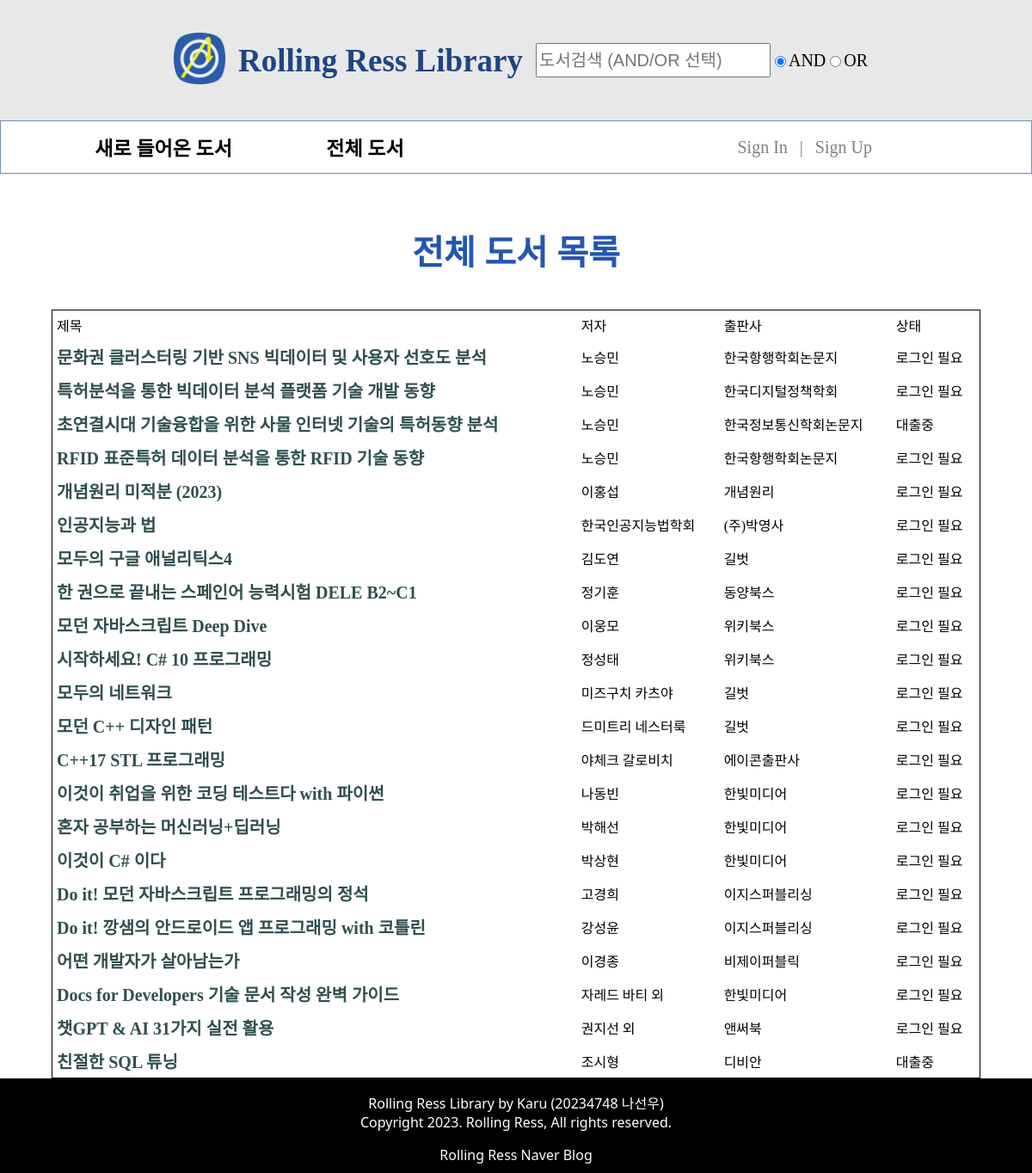
Page /books/all.php on the earlier database version.
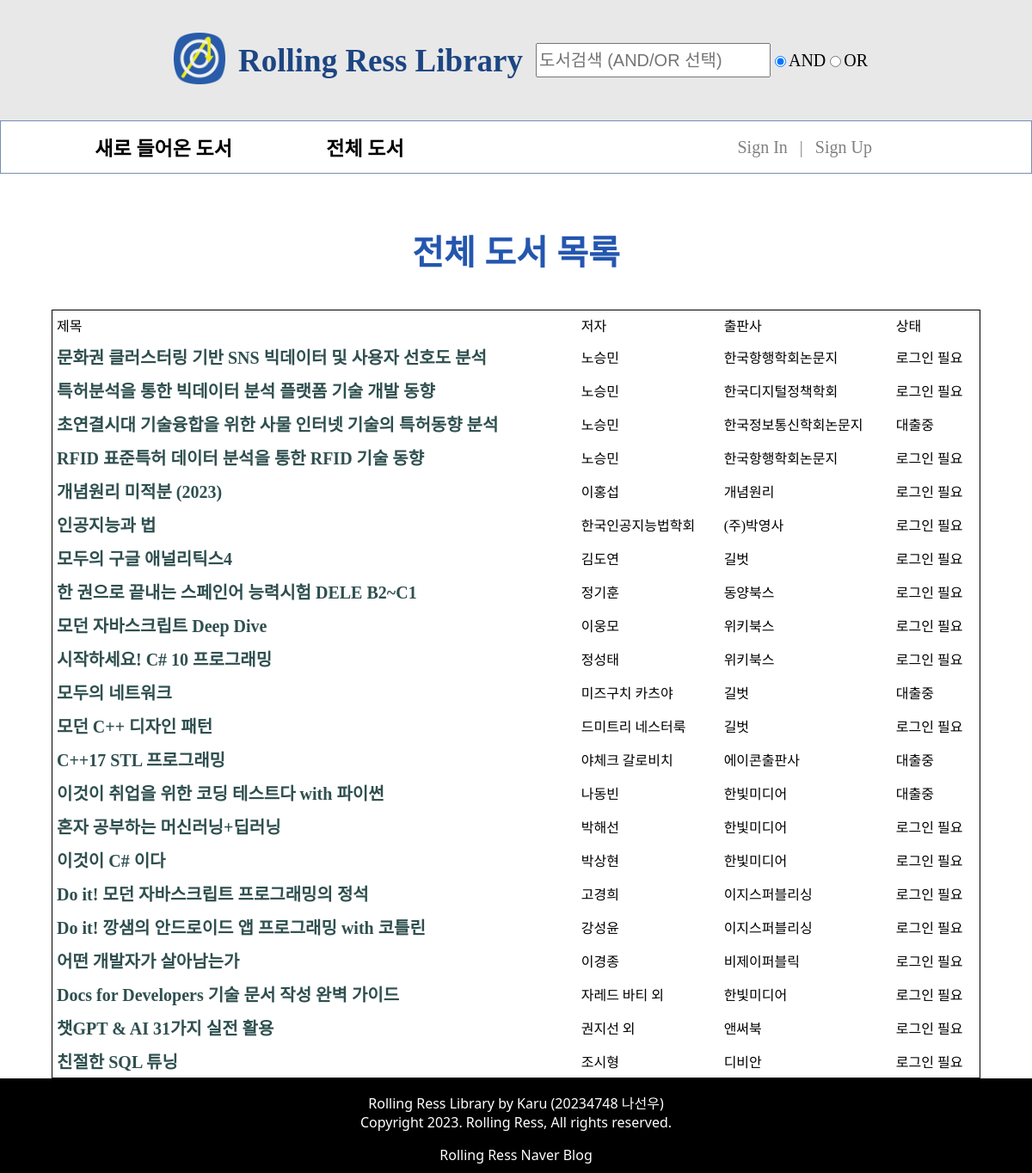
Same page on the later database version.
### tables this page shows
CREATE TABLE `bookinfo` (
  `isbn` bigint NOT NULL,
  `title` varchar(80) NOT NULL,
  `author` varchar(45) NOT NULL,
  `publisher` varchar(45) NOT NULL,
  `takenby` varchar(45) DEFAULT NULL,
  `uploaded` date DEFAULT NULL,
  PRIMARY KEY (`isbn`)
);

### books/all.php (the view, shortened to what this page needs)
<?php
    include '../db/connect.php';
    $stmt = $connect->prepare("SELECT * FROM bookinfo");
    $stmt->execute();
    $result = $stmt->get_result();
    $is_admin = ($_COOKIE['userlevel'] ?? "") == 'admin';
?>
<!DOCTYPE html>
<html lang="ko">
<head>
    <link rel="stylesheet" href="/styles/pages/listall.css">
    <link rel="stylesheet" href="/styles/form.css">
    <link rel="stylesheet" href="/styles/attribute.css">
    <link rel="stylesheet" href="/styles/part/header.css">
    <link rel="stylesheet" href="/styles/part/nav.css">
    <link rel="stylesheet" href="/styles/part/footer.css">
</head>
<body>
    <div id="wrap">
        <header include-html="/htmls/header.html"></header>
        <nav include-html="/htmls/nav.html"></nav>
        <article>
            <h1>전체 도서 목록</h1>
            <table cellspacing="0" cellpadding="5">
                <tr>
                    <td>제목</td>
                    <td>저자</td>
                    <td>출판사</td>
                    <td>상태</td>
                </tr>
                <?php while ($row = $result->fetch_array()): ?>
                    <tr>
                    <td>
                        <?php if ($is_admin): ?>
                            <a href='/manage/about.php?isbn=<? echo $row['isbn'] ?>'>
                        <?php else: ?>
                            <a href='/books/about.php?isbn=<? echo $row['isbn'] ?>'>
                        <?php endif; ?>
                        <span class='book_title'><? echo $row['title'] ?></span>
                        </a>
                    </td>
                    <td><? echo $row['author'] ?></td>
                    <td><? echo $row['publisher'] ?></td>
                    <?php if (empty($row['takenby'])): ?>
                        <?php if (isset($_COOKIE['userlevel'])): ?>
                            <td><mark>이용 가능</mark></td>
                        <? else: ?>
                            <td>로그인 필요</td>
                        <? endif; ?>
                    <? else: ?>
                        <td>대출중</td>
                    <? endif ?>
                    </tr>
            <? endwhile ?>
            </table>
    </div>
    <footer include-html="/htmls/footer.html"></footer>
</body>
</html>

### styles/pages/listall.css (style rules this page uses)
html, body { padding: 0; margin: 0; }
article, form { display: flex; flex-direction: column; }
h1 { font-size: 30px; text-align: center; color: #1D4582; margin-top: 20px; }
table { align-self: center; border: 1px solid; border-collapse:collapse; }
table:not(#myBooks > table) { width: 90%; }
a[href] { text-decoration: none; }
.book_title { font-size: 20px; color : darkslategrey; font-weight: bold; }

### styles/form.css (style rules this page uses)
article { overflow: auto; }
h1 { color: #144AA9EE; font-family: 'Segoe UI', Tahoma, Verdana, sans-serif; text-align: center; margin-bottom: 40px; font-size: 40px; margin-top: 60px; }

### styles/part/header.css (style rules this page uses)
header { display: flex; flex-direction: row; flex-wrap: nowrap; justify-content:center; align-items: center; align-content: space-between; height: 140px; width: 100%; background-color: #55555522; }

### styles/part/nav.css (style rules this page uses)
nav { display: flex; flex-direction: row; flex-wrap: nowrap; align-items: center; align-content: space-between; justify-content: space-evenly; height: 60px; border: 1px solid #1D458299; }

### styles/part/footer.css (style rules this page uses)
body { min-height: 100vh; margin: 0; position: relative; }
body::after { content: ''; display: block; height: 110px; }
footer { position: absolute; bottom: 0; width: 100%; height: 110px; background-color: black; }

Differences in the rows shown:
changed bookinfo "모두의 네트워크": takenby "로그인 필요" → "대출중"
changed bookinfo "C++17 STL 프로그래밍": takenby "로그인 필요" → "대출중"
changed bookinfo "이것이 취업을 위한 코딩 테스트다 with 파이썬": takenby "로그인 필요" → "대출중"
changed bookinfo "친절한 SQL 튜닝": takenby "대출중" → "로그인 필요"
